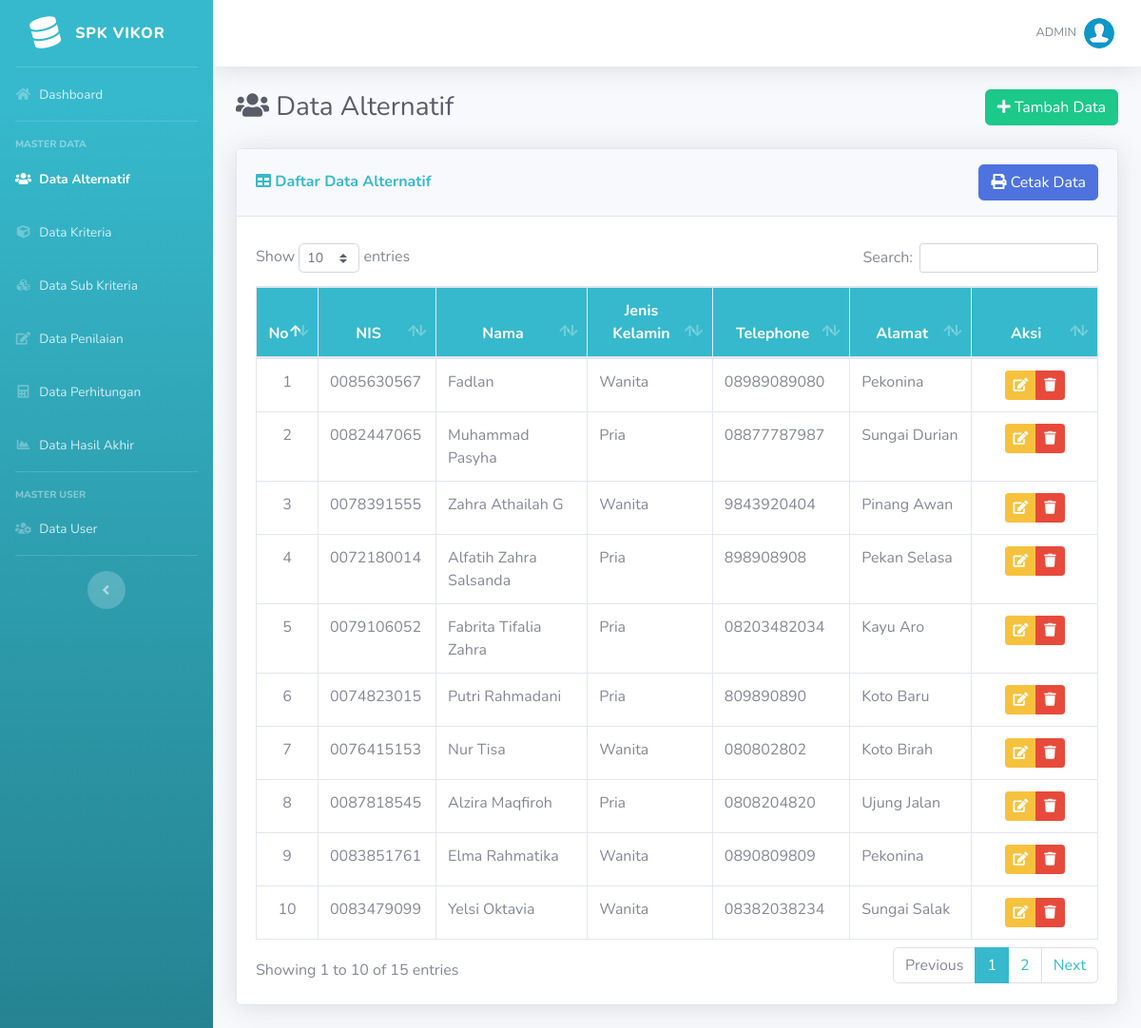
The page /list-alternatif.php (signed in) on the database its author committed.
### tables this page shows
CREATE TABLE `alternatif` (
  `id_alternatif` int(11) NOT NULL,
  `nis` varchar(20) NOT NULL,
  `nama` varchar(100) NOT NULL,
  `jk` varchar(20) NOT NULL,
  `nohp` varchar(15) NOT NULL,
  `alamat` varchar(100) NOT NULL
);

### includes/functions.php (called while the page is built, shortened)
<?php
function get_role() {
	if(isset($_SESSION['user_id']) && isset($_SESSION['role'])) {
		if($_SESSION['role'] == '1') {
			return 'admin';
		} else {
			return 'user';
		}
	} else {
		return false;
	}
}
?>

### list-alternatif.php (the view, shortened to what this page needs)
<?php require_once('includes/init.php'); ?>
<?php
$page = "Alternatif";
require_once('template/header.php');
?>
<div class="d-sm-flex align-items-center justify-content-between mb-4">
    <h1 class="h3 mb-0 text-gray-800"><i class="fas fa-fw fa-users"></i> Data Alternatif</h1>
    <a href="tambah-alternatif.php" class="btn btn-success"> <i class="fa fa-plus"></i> Tambah Data </a>
</div>
<div class="card shadow mb-4">
    <div class=" card-header py-3 d-sm-flex align-items-center justify-content-between mb-2">
        <h6 class="m-0 font-weight-bold text-info"><i class="fa fa-table"></i> Daftar Data Alternatif</h6>
		<a href="cetak-alternatif.php" target="_blank" class="btn btn-primary"> <i class="fa fa-print"></i> Cetak Data </a>
    </div>
    <div class="card-body">
		<div class="table-responsive">
			<table class="table table-bordered" id="dataTable" width="100%" cellspacing="0">
				<thead class="bg-info text-white">
					<tr align="center">
						<th width="5%">No</th>
						<th>NIS</th>
						<th>Nama</th>
						<th>Jenis Kelamin</th>
						<th>Telephone</th>
						<th>Alamat</th>
						<th width="15%">Aksi</th>
					</tr>
				</thead>
				<tbody>
				<?php
				$no=0;
				$query = mysqli_query($koneksi,"SELECT * FROM alternatif");
				while($data = mysqli_fetch_array($query)):
				$no++;
				?>
					<tr align="center">
						<td><?php echo $no; ?></td>
						<td align="left"><?php echo $data['nis']; ?></td>
						<td align="left"><?php echo $data['nama']; ?></td>
						<td align="left"><?php echo $data['jk']; ?></td>
						<td align="left"><?php echo $data['nohp']; ?></td>
						<td align="left"><?php echo $data['alamat']; ?></td>
						<td>
							<div class="btn-group" role="group">
								<a data-toggle="tooltip" data-placement="bottom" title="Edit Data" href="edit-alternatif.php?id=<?php echo $data['id_alternatif']; ?>" class="btn btn-warning btn-sm"><i class="fa fa-edit"></i></a>
								<a  data-toggle="tooltip" data-placement="bottom" title="Hapus Data" href="hapus-alternatif.php?id=<?php echo $data['id_alternatif']; ?>" onclick="return confirm ('Apakah anda yakin untuk meghapus data ini')" class="btn btn-danger btn-sm"><i class="fa fa-trash"></i></a>
							</div>
						</td>
					</tr>
				<?php endwhile; ?>
				</tbody>
			</table>
		</div>
	</div>
</div>
<?php
require_once('template/footer.php');
?>

### template/header.php (shortened to what this page needs)
<!DOCTYPE html>
<html lang="en">
<head>
  <link href="assets/vendor/fontawesome-free/css/all.min.css" rel="stylesheet" type="text/css">
  <link href="assets/css/sb-admin-2.min.css" rel="stylesheet">
  <link href="assets/vendor/datatables/dataTables.bootstrap4.min.css" rel="stylesheet">
</head>
<body id="page-top">
  <div id="wrapper">
    <ul class="navbar-nav bg-gradient-info sidebar sidebar-dark accordion" id="accordionSidebar">
      <a class="sidebar-brand d-flex align-items-center justify-content-center" href="index.php">
        <div class="sidebar-brand-icon rotate-n-15">
          <i class="fas fa-database"></i>
        </div>
        <div class="sidebar-brand-text mx-3">SPK VIKOR</div>
      </a>
      <hr class="sidebar-divider my-0">
      <li class="nav-item <?php if($page == "Dashboard"){echo "active";} ?>">
        <a class="nav-link" href="index.php">
          <i class="fas fa-fw fa-home"></i>
          <span>Dashboard</span></a>
      </li>
	  <?php
	  $user_role = get_role();
	  if($user_role == 'admin') {
	  ?>
      <hr class="sidebar-divider">
      <div class="sidebar-heading">
        Master Data
      </div>
      <li class="nav-item <?php if($page == "Alternatif"){echo "active";} ?>">
        <a class="nav-link" href="list-alternatif.php">
          <i class="fas fa-fw fa-users"></i>
          <span>Data Alternatif</span></a>
      </li>
	  <li class="nav-item <?php if($page == "Kriteria"){echo "active";} ?>">
        <a class="nav-link" href="list-kriteria.php">
          <i class="fas fa-fw fa-cube"></i>
          <span>Data Kriteria</span></a>
      </li>
	  <li class="nav-item <?php if($page == "Sub Kriteria"){echo "active";} ?>">
        <a class="nav-link" href="list-sub-kriteria.php">
          <i class="fas fa-fw fa-cubes"></i>
          <span>Data Sub Kriteria</span></a>
      </li>
	  <li class="nav-item <?php if($page == "Penilaian"){echo "active";} ?>">
        <a class="nav-link" href="list-penilaian.php">
          <i class="fas fa-fw fa-edit"></i>
          <span>Data Penilaian</span></a>
      </li>
	  <li class="nav-item <?php if($page == "Perhitungan"){echo "active";} ?>">
        <a class="nav-link" href="perhitungan.php">
          <i class="fas fa-fw fa-calculator"></i>
          <span>Data Perhitungan</span></a>
      </li>
	  <li class="nav-item <?php if($page == "Hasil"){echo "active";} ?>">
        <a class="nav-link" href="hasil.php">
          <i class="fas fa-fw fa-chart-area"></i>
          <span>Data Hasil Akhir</span></a>
      </li>
      <hr class="sidebar-divider">
      <div class="sidebar-heading">
        Master User
      </div>
	  <li class="nav-item <?php if($page == "User"){echo "active";} ?>">
        <a class="nav-link" href="list-user.php">
          <i class="fas fa-fw fa-users-cog"></i>
          <span>Data User</span></a>
      </li>
	  <?php
	  }
	  ?>
      <hr class="sidebar-divider d-none d-md-block">
      <div class="text-center d-none d-md-inline">
        <button class="rounded-circle border-0" id="sidebarToggle"></button>
      </div>
    </ul>
    <div id="content-wrapper" class="d-flex flex-column">
      <div id="content">
        <nav class="navbar navbar-expand navbar-light bg-white topbar mb-4 static-top shadow">
          <ul class="navbar-nav ml-auto">
            <li class="nav-item dropdown no-arrow">
              <a class="nav-link dropdown-toggle" href="#" id="userDropdown" role="button" data-toggle="dropdown" aria-haspopup="true" aria-expanded="false">
                <span class="text-uppercase mr-2 d-none d-lg-inline text-gray-600 small">
					<?php
					echo $_SESSION['username'];
					?>
				</span>
                <img class="img-profile rounded-circle" src="assets/img/user.png">
              </a>
            </li>
          </ul>
        </nav>
		<div class="container-fluid">

### template/footer.php (shortened to what this page needs)
</div>
</div>
</div>
</body>
</html>

### rows shown on the page
alternatif: nis "0085630567", nama "Fadlan", jk "Wanita", nohp "08989089080", alamat "Pekonina"
alternatif: nis "0082447065", nama "Muhammad Pasyha", jk "Pria", nohp "08877787987", alamat "Sungai Durian"
alternatif: nis "0078391555", nama "Zahra Athailah G", jk "Wanita", nohp "9843920404", alamat "Pinang Awan"
alternatif: nis "0072180014", nama "Alfatih Zahra Salsanda", jk "Pria", nohp "898908908", alamat "Pekan Selasa"
alternatif: nis "0079106052", nama "Fabrita Tifalia Zahra", jk "Pria", nohp "08203482034", alamat "Kayu Aro"
alternatif: nis "0074823015", nama "Putri Rahmadani", jk "Pria", nohp "809890890", alamat "Koto Baru"
alternatif: nis "0076415153", nama "Nur Tisa", jk "Wanita", nohp "080802802", alamat "Koto Birah"
alternatif: nis "0087818545", nama "Alzira Maqfiroh", jk "Pria", nohp "0808204820", alamat "Ujung Jalan"
alternatif: nis "0083851761", nama "Elma Rahmatika", jk "Wanita", nohp "0890809809", alamat "Pekonina"
alternatif: nis "0083479099", nama "Yelsi Oktavia", jk "Wanita", nohp "08382038234", alamat "Sungai Salak"

### other values the page prints
$_SESSION['username'] "ADMIN"
